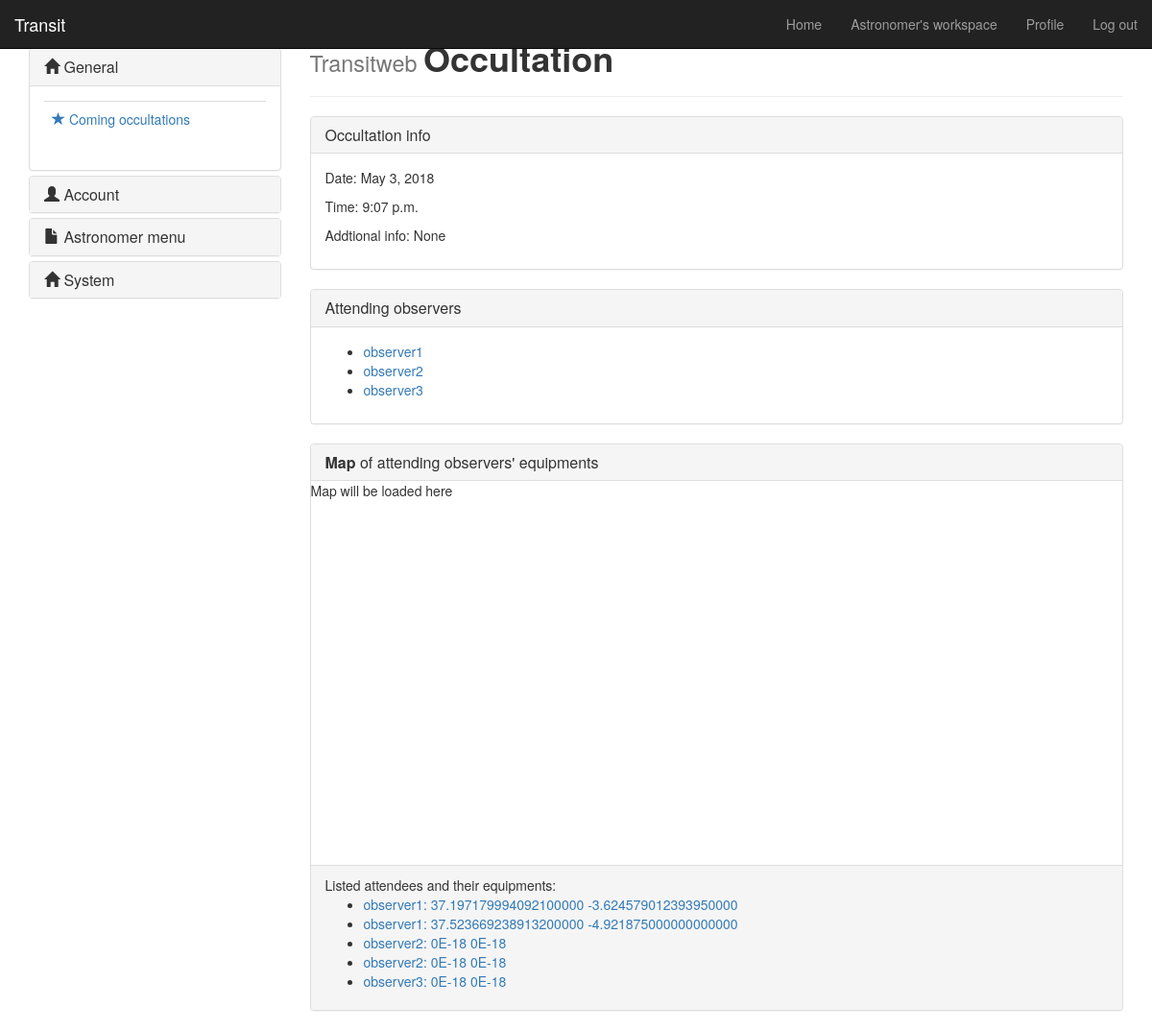
Page /occultation/40/ (signed in) on the committed database.
### transitweb/models.py (models this page shows, shortened)
class Occultation(models.Model):
    datePrediction = models.DateField(default=now)
    timePrediction = models.TimeField(default=now)
    additionalInfo = models.CharField(max_length=128, null=True)
    usersGo = models.ManyToManyField(UserObserver, null=True)
    adenda = tinymce_models.HTMLField(null=True)
    reporter = models.ForeignKey(UserAstronomer, null=True)
    attachedFile = models.FileField(null = True)
    attachedImage = models.ImageField(null = True)

class UserObserver(models.Model):
    user = models.OneToOneField(User)
    def __unicode__(self):
        return self.user.username

class Equipment(models.Model):
    mobile = models.BooleanField(default=False)
    country = models.CharField(max_length=128, null=True)
    latitude = models.DecimalField(max_digits=22, decimal_places=18, default=0)
    longitude = models.DecimalField(
            max_digits=22,
            decimal_places=18,
            default=0)
    additionalInfo = models.CharField(max_length=65535, null=True)
    user = models.ForeignKey("UserObserver", null=True)
    def __unicode__(self):
        return str(self.latitude) + " " + str(self.longitude)

### transitweb/views.py (the view, shortened to what this page needs)
# urls.py: url(r'^occultation/(?P<occult_id>[\w\-]+)/$', views.occult_page, name="occultation"),
def occult_page(request, occult_id):
    context_dict = initialize_context(request)
    userObserver = get_UserObserver_from_request(request)
    userAstronomer = get_UserAstronomer_from_request(request)
    occultation = get_object_or_404(Occultation, id=occult_id)
    context_dict["occultation"] = occultation
    if request.method == 'GET':
        userObserver = get_UserObserver_from_request(request)
        if (userAstronomer != None):
            context_dict["attendees"] = occultation.usersGo.all()
            json_data = equipments_to_json(context_dict["attendees"])
            context_dict["json_data"] = json_data
    return render(request, "transitweb/occult.html", context_dict)

### transitweb/views.py (called while the page is built)
def get_UserObserver_from_request(request):
    user = request.user
    for u in UserObserver.objects.all():
        if user == u.user:
            return u
    return None

def get_UserAstronomer_from_request(request):
    user = request.user
    for u in UserAstronomer.objects.all():
        if user == u.user:
            return u
    return None

def equipments_to_json(attendees):
    json_object = []
    for attendee in attendees:
        attendee_object = {}
        attendee_object["attendee"] = attendee.user.username
        attendee_object["equipments"] = []
        for equipment in attendee.equipment_set.all():
            coord_object = {}
            coord_object["lat"] = str(equipment.latitude)
            coord_object["lng"] = str(equipment.longitude)
            attendee_object["equipments"].append(coord_object)
        json_object.append(attendee_object)
    print json_object
    return json.dumps(json_object)

### transitweb/templates/transitweb/occult.html (shortened to what this page needs)
{% extends 'base.html' %}
{% load staticfiles %}
{% block heading %}Occultation{% endblock %}
{% block body_block %}
{% if occultation %}
  <div class="panel panel-default">
   <div class="panel-heading">
    <h3 class="panel-title">Occultation info</h3>
   </div>
   <div class="panel-body">
    <p>Date: {{ occultation.datePrediction }}</p>
    <p>Time: {{ occultation.timePrediction }}</p>
    <p>Addtional info: {{ occultation.additionalInfo }} </p>
   </div>
  </div>
{% if userAstronomer %}
  <div class="panel panel-default">
    <div class="panel-heading">
      <h3 class="panel-title">Attending observers</h3>
    </div>
    <div class="panel-body">
      <ul>
        {% for attendee in attendees %}
          <li><a href="/user/{{ attendee.user }}">{{ attendee }}</a></li>
        {% endfor %}
      </ul>
    </div>
  </div>
  {% if attendees %}
    <div class="panel panel-default">
      <div class="panel-heading">
        <h3 class="panel-title"><b>Map</b> of attending observers' equipments</h3>
      </div>
      <div id="map">Map will be loaded here</div>
      <div class="panel-footer">
        Listed attendees and their equipments:
        <ul>
          {% for attendee in attendees %}
            {% for equip in attendee.equipment_set.all %}
              <li><a href="/user/{{ attendee.user }}">{{ attendee }}: {{ equip }}</a></li>
            {% endfor %}
          {% endfor %}
        </ul>
      </div>
    </div>
  {% endif %}
{% endif %}
{% else %}
  We do not have this occultation in our system
{% endif %}
{% endblock %}

### transitweb/templates/transitweb/occult.html (style rules this page uses)
#map { height: 400px; }

### rows in the picture
Occultation: datePrediction "May 3, 2018", timePrediction "9:07 p.m.", additionalInfo "None"
UserObserver: user.username "observer1"
UserObserver: user.username "observer2"
UserObserver: user.username "observer3"
Equipment: latitude+longitude "37.197179994092100000 -3.624579012393950000"
Equipment: latitude+longitude "37.523669238913200000 -4.921875000000000000"
Equipment: latitude+longitude "0E-18 0E-18"
Equipment: latitude+longitude "0E-18 0E-18"
Equipment: latitude+longitude "0E-18 0E-18"
